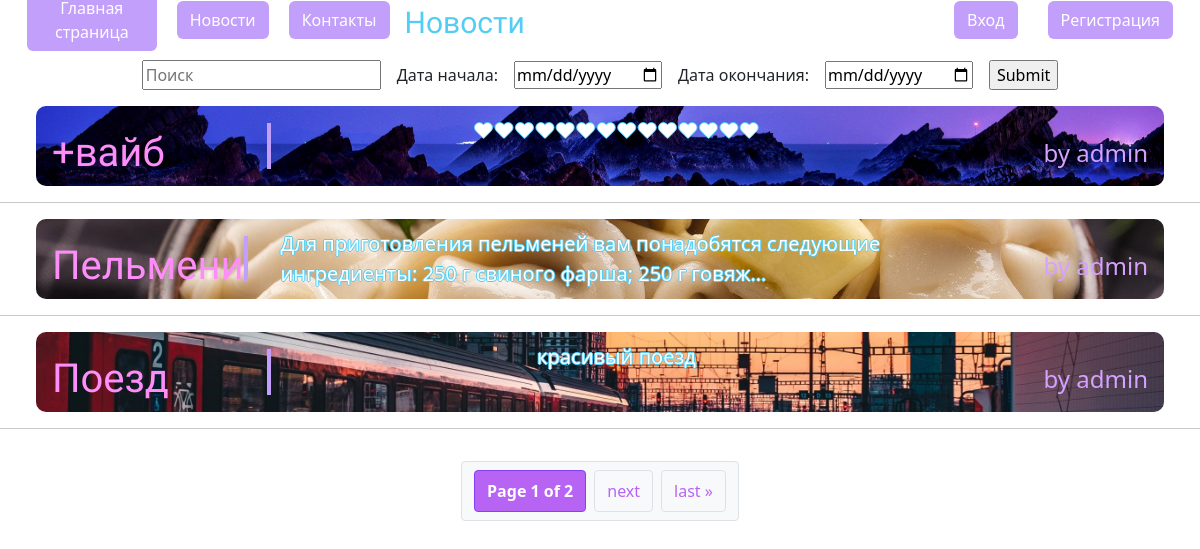
Page /news/ on the committed database.
### news/models.py (models this page shows, shortened)
class News(models.Model):
    title = models.CharField(max_length=200, verbose_name="Заголовок")
    content = models.TextField(verbose_name="Содержимое")
    date_published = models.DateTimeField(default=timezone.now, verbose_name="Дата публикации")
    image = models.ImageField(upload_to="images/", verbose_name="Изображение")
    author = models.ForeignKey(User, on_delete=models.CASCADE, verbose_name="Автор", null=True, blank=True)
    def get_absolute_url(self):
        return reverse("news:news_detail", kwargs={"pk": self.pk})
    class Meta:
        verbose_name = "Пост"
        verbose_name_plural = "Новости"

### news/views.py (the view)
# urls.py: path('news/', views.index, name='index'),
def index(request):
    newss = News.objects.all()
    search = request.GET.get('search')
    if search:
        newss = News.objects.filter(title__icontains=search)
    start_date = request.GET.get('start_date')
    end_date = request.GET.get('end_date')
    if start_date:
        newss = newss.filter(date_published__gte=start_date)
    if end_date:
        newss = newss.filter(date_published__lte=end_date)
    paginator = Paginator(newss, 3)
    page_number = request.GET.get('page')
    page_obj = paginator.get_page(page_number)
    title = "Новости"
    return render(request, 'news/news_list.html', {'page_obj': page_obj, 'title': title})

### news/templates/news/news_list.html (shortened to what this page needs)
{% extends 'news/layout.html' %}
{% load static %}
{% block static %}
    <link rel="stylesheet" href="{% static 'news/css/news_list.css' %}">
{% endblock %}
{% block content %}
    <form method="GET" class="d-flex gap-3">
        <input type="text" name="search" placeholder="Поиск">
        <label for="start_date">Дата начала:</label>
        <input type="date" id="start_date" name="start_date">
        <label for="end_date">Дата окончания:</label>
        <input type="date" id="end_date" name="end_date">
        <input type="submit" val
               ue="Найти">
    </form>
    <div class="list">
        {% for new in page_obj %}
            <div class="news"
            style="
                    background: url({{ new.image.url }}) no-repeat;
                    background-position: center;
                    background-size: cover;">
            <div class="content">
                 <div class="seymour-one-regular"  style="height: 60%; "><a href="{{ new.get_absolute_url }}">{{new.title}}</a></div>
            </div>
                <div style="height: 80%" class="news_info text-outline">
                    <a> {{ new.content | truncatechars:100 }}</a>
                </div>
                <div style="height: 30%; text-align: right;width: 20%; align-items: center" class="news_info">
                    <a style="color: #d5a1ff; font-weight: 500; font-size: 24px">by {{ new.author }}</a>
                </div>
            </div>
            <hr>
        {% endfor %}
    </div>
    <div class="paginator">
        <span class="step-links">
            <span class="current">
            Page {{ page_obj.number }} of {{ page_obj.paginator.num_pages }}
            </span>
            {% if page_obj.has_next %}
                <a href="?page={{ page_obj.next_page_number }}">next</a>
                <a href="?page={{ page_obj.paginator.num_pages }}">last &raquo;</a>
            {% endif %}
        </span>
    </div>
{% endblock %}

### static/news/css/layout.css (style rules this page uses)
body { margin: 0; padding: 0; background: url("https://mykaleidoscope.ru/x/uploads/posts/2022-10/1666504004_31-mykaleidoscope-ru-p-rozovo-fioletovii-tsvet-oboi-33.jpg") no-repeat; background-size:100% 100%; }
.seymour-one-regular { font-family: "Seymour One", sans-serif; font-weight: 400; font-style: normal; }

### static/news/css/news_list.css (style rules this page uses)
.list { width: 100%; }
.news { display: flex; height: 10%; width: 94%; flex-direction: row; border-radius: 10px; margin: 1% 0 0 3%; justify-content: space-between; align-items: center; padding: 2px 16px; }
.news a { text-decoration: none; font-size: 40px; color: #fd8ef9; }
.text-outline { text-shadow: 1px 0 #52cef5, 0 -1px #52cef5, -1px 0 #52cef5, 0 1px #52cef5; }
.content { width:20%; border-right: 4px solid; margin-right: 3%; color: #c29ffa; }
.news_info { color: #ffffff; }
.news_info a { font-size: 20; }
form { margin-top: 1%; display: flex; align-items: center; justify-content: center; }
.paginator { display: flex; justify-content: center; padding: 1em; }
.paginator .step-links { display: flex; gap: 0.5em; }
.paginator a, .paginator span { color: #b764f5; text-decoration: none; padding: 0.5em 0.75em; border: 1px solid #dee2e6; border-radius: 0.25em; background-color: #f8f9fa; }
.paginator .current { font-weight: bold; background-color: #b764f5; color: white; border: 1px solid #8540f5; }

### rows in the picture
News: image (picture), title "+вайб", content "❤❤❤❤❤❤❤❤❤❤❤❤❤❤", author "admin"
News: image (picture), title "Пельмени", content "Для приготовления пельменей вам понадобятся следующие ингредиенты: 250 г свиного фарша; 250 г говяж…", author "admin"
News: image (picture), title "Поезд", content "красивый поезд", author "admin"

### other values in the picture
{{ title }} "Новости"
{{ page_obj.number }} "1"
{{ page_obj.paginator.num_pages }} "2"
